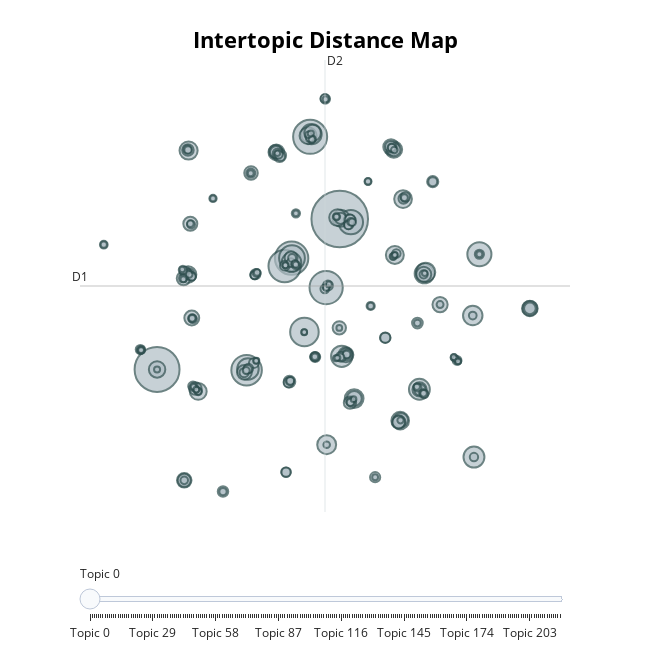

This figure's notebook cell:
### Code cell
topic_model.visualize_topics()

### Figure 1 — Plotly figure (JSON) as saved in the notebook; plotly's stock layout.template omitted (floating-point values rounded to 4 significant figures; data arrays with more than 128 entries replaced by an {"elided": "..."} marker saying what was removed)
{"data": [{"customdata": {"elided": "218x3 mixed values"}, "hovertemplate": "<b>Topic %{customdata[0]}</b><br>%{customdata[1]}<br>Size: %{customdata[2]}", "legendgroup": "", "marker": {"color": "#B0BEC5", "line": {"color": "DarkSlateGrey", "width": 2}, "size": {"elided": "218 int values"}, "sizemode": "area", "sizeref": 6.527, "symbol": "circle"}, "mode": "markers", "name": "", "orientation": "v", "showlegend": false, "type": "scatter", "x": {"elided": "218 float values"}, "xaxis": "x", "y": {"elided": "218 float values"}, "yaxis": "y"}], "layout": {"annotations": [{"showarrow": false, "text": "D1", "x": -13.8, "y": 5.402, "yshift": 10}, {"showarrow": false, "text": "D2", "x": 4.733, "xshift": 10, "y": 23.06}], "height": 650, "hoverlabel": {"bgcolor": "white", "font": {"family": "Rockwell", "size": 16}}, "legend": {"itemsizing": "constant", "tracegroupgap": 0}, "margin": {"t": 60}, "shapes": [{"line": {"color": "#CFD8DC", "width": 2}, "type": "line", "x0": 4.733, "x1": 4.733, "y0": -12.26, "y1": 23.06}, {"line": {"color": "#9E9E9E", "width": 2}, "type": "line", "x0": -13.8, "x1": 23.26, "y0": 5.402, "y1": 5.402}], "sliders": [{"active": 0, "pad": {"t": 50}, "steps": [{"args": [{"marker.color": {"elided": "1x218 str values"}}], "label": "Topic 0", "method": "update"}, {"args": [{"marker.color": {"elided": "1x218 str values"}}], "label": "Topic 1", "method": "update"}, {"args": [{"marker.color": {"elided": "1x218 str values"}}], "label": "Topic 2", "method": "update"}, {"args": [{"marker.color": {"elided": "1x218 str values"}}], "label": "Topic 3", "method": "update"}, {"args": [{"marker.color": {"elided": "1x218 str values"}}], "label": "Topic 4", "method": "update"}, {"args": [{"marker.color": {"elided": "1x218 str values"}}], "label": "Topic 5", "method": "update"}, {"args": [{"marker.color": {"elided": "1x218 str values"}}], "label": "Topic 6", "method": "update"}, {"args": [{"marker.color": {"elided": "1x218 str values"}}], "label": "Topic 7", "method": "update"}, {"args": [{"marker.color": {"elided": "1x218 str values"}}], "label": "Topic 8", "method": "update"}, {"args": [{"marker.color": {"elided": "1x218 str values"}}], "label": "Topic 9", "method": "update"}, {"args": [{"marker.color": {"elided": "1x218 str values"}}], "label": "Topic 10", "method": "update"}, {"args": [{"marker.color": {"elided": "1x218 str values"}}], "label": "Topic 11", "method": "update"}, {"args": [{"marker.color": {"elided": "1x218 str values"}}], "label": "Topic 12", "method": "update"}, {"args": [{"marker.color": {"elided": "1x218 str values"}}], "label": "Topic 13", "method": "update"}, {"args": [{"marker.color": {"elided": "1x218 str values"}}], "label": "Topic 14", "method": "update"}, {"args": [{"marker.color": {"elided": "1x218 str values"}}], "label": "Topic 15", "method": "update"}, {"args": [{"marker.color": {"elided": "1x218 str values"}}], "label": "Topic 16", "method": "update"}, {"args": [{"marker.color": {"elided": "1x218 str values"}}], "label": "Topic 17", "method": "update"}, {"args": [{"marker.color": {"elided": "1x218 str values"}}], "label": "Topic 18", "method": "update"}, {"args": [{"marker.color": {"elided": "1x218 str values"}}], "label": "Topic 19", "method": "update"}, {"args": [{"marker.color": {"elided": "1x218 str values"}}], "label": "Topic 20", "method": "update"}, {"args": [{"marker.color": {"elided": "1x218 str values"}}], "label": "Topic 21", "method": "update"}, {"args": [{"marker.color": {"elided": "1x218 str values"}}], "label": "Topic 22", "method": "update"}, {"args": [{"marker.color": {"elided": "1x218 str values"}}], "label": "Topic 23", "method": "update"}, {"args": [{"marker.color": {"elided": "1x218 str values"}}], "label": "Topic 24", "method": "update"}, {"args": [{"marker.color": {"elided": "1x218 str values"}}], "label": "Topic 25", "method": "update"}, {"args": [{"marker.color": {"elided": "1x218 str values"}}], "label": "Topic 26", "method": "update"}, {"args": [{"marker.color": {"elided": "1x218 str values"}}], "label": "Topic 27", "method": "update"}, {"args": [{"marker.color": {"elided": "1x218 str values"}}], "label": "Topic 28", "method": "update"}, {"args": [{"marker.color": {"elided": "1x218 str values"}}], "label": "Topic 29", "method": "update"}, {"args": [{"marker.color": {"elided": "1x218 str values"}}], "label": "Topic 30", "method": "update"}, {"args": [{"marker.color": {"elided": "1x218 str values"}}], "label": "Topic 31", "method": "update"}, {"args": [{"marker.color": {"elided": "1x218 str values"}}], "label": "Topic 32", "method": "update"}, {"args": [{"marker.color": {"elided": "1x218 str values"}}], "label": "Topic 33", "method": "update"}, {"args": [{"marker.color": {"elided": "1x218 str values"}}], "label": "Topic 34", "method": "update"}, {"args": [{"marker.color": {"elided": "1x218 str values"}}], "label": "Topic 35", "method": "update"}, {"args": [{"marker.color": {"elided": "1x218 str values"}}], "label": "Topic 36", "method": "update"}, {"args": [{"marker.color": {"elided": "1x218 str values"}}], "label": "Topic 37", "method": "update"}, {"args": [{"marker.color": {"elided": "1x218 str values"}}], "label": "Topic 38", "method": "update"}, {"args": [{"marker.color": {"elided": "1x218 str values"}}], "label": "Topic 39", "method": "update"}, {"args": [{"marker.color": {"elided": "1x218 str values"}}], "label": "Topic 40", "method": "update"}, {"args": [{"marker.color": {"elided": "1x218 str values"}}], "label": "Topic 41", "method": "update"}, {"args": [{"marker.color": {"elided": "1x218 str values"}}], "label": "Topic 42", "method": "update"}, {"args": [{"marker.color": {"elided": "1x218 str values"}}], "label": "Topic 43", "method": "update"}, {"args": [{"marker.color": {"elided": "1x218 str values"}}], "label": "Topic 44", "method": "update"}, {"args": [{"marker.color": {"elided": "1x218 str values"}}], "label": "Topic 45", "method": "update"}, {"args": [{"marker.color": {"elided": "1x218 str values"}}], "label": "Topic 46", "method": "update"}, {"args": [{"marker.color": {"elided": "1x218 str values"}}], "label": "Topic 47", "method": "update"}, {"args": [{"marker.color": {"elided": "1x218 str values"}}], "label": "Topic 48", "method": "update"}, {"args": [{"marker.color": {"elided": "1x218 str values"}}], "label": "Topic 49", "method": "update"}, {"args": [{"marker.color": {"elided": "1x218 str values"}}], "label": "Topic 50", "method": "update"}, {"args": [{"marker.color": {"elided": "1x218 str values"}}], "label": "Topic 51", "method": "update"}, {"args": [{"marker.color": {"elided": "1x218 str values"}}], "label": "Topic 52", "method": "update"}, {"args": [{"marker.color": {"elided": "1x218 str values"}}], "label": "Topic 53", "method": "update"}, {"args": [{"marker.color": {"elided": "1x218 str values"}}], "label": "Topic 54", "method": "update"}, {"args": [{"marker.color": {"elided": "1x218 str values"}}], "label": "Topic 55", "method": "update"}, {"args": [{"marker.color": {"elided": "1x218 str values"}}], "label": "Topic 56", "method": "update"}, {"args": [{"marker.color": {"elided": "1x218 str values"}}], "label": "Topic 57", "method": "update"}, {"args": [{"marker.color": {"elided": "1x218 str values"}}], "label": "Topic 58", "method": "update"}, {"args": [{"marker.color": {"elided": "1x218 str values"}}], "label": "Topic 59", "method": "update"}, {"args": [{"marker.color": {"elided": "1x218 str values"}}], "label": "Topic 60", "method": "update"}, {"args": [{"marker.color": {"elided": "1x218 str values"}}], "label": "Topic 61", "method": "update"}, {"args": [{"marker.color": {"elided": "1x218 str values"}}], "label": "Topic 62", "method": "update"}, {"args": [{"marker.color": {"elided": "1x218 str values"}}], "label": "Topic 63", "method": "update"}, {"args": [{"marker.color": {"elided": "1x218 str values"}}], "label": "Topic 64", "method": "update"}, {"args": [{"marker.color": {"elided": "1x218 str values"}}], "label": "Topic 65", "method": "update"}, {"args": [{"marker.color": {"elided": "1x218 str values"}}], "label": "Topic 66", "method": "update"}, {"args": [{"marker.color": {"elided": "1x218 str values"}}], "label": "Topic 67", "method": "update"}, {"args": [{"marker.color": {"elided": "1x218 str values"}}], "label": "Topic 68", "method": "update"}, {"args": [{"marker.color": {"elided": "1x218 str values"}}], "label": "Topic 69", "method": "update"}, {"args": [{"marker.color": {"elided": "1x218 str values"}}], "label": "Topic 70", "method": "update"}, {"args": [{"marker.color": {"elided": "1x218 str values"}}], "label": "Topic 71", "method": "update"}, {"args": [{"marker.color": {"elided": "1x218 str values"}}], "label": "Topic 72", "method": "update"}, {"args": [{"marker.color": {"elided": "1x218 str values"}}], "label": "Topic 73", "method": "update"}, {"args": [{"marker.color": {"elided": "1x218 str values"}}], "label": "Topic 74", "method": "update"}, {"args": [{"marker.color": {"elided": "1x218 str values"}}], "label": "Topic 75", "method": "update"}, {"args": [{"marker.color": {"elided": "1x218 str values"}}], "label": "Topic 76", "method": "update"}, {"args": [{"marker.color": {"elided": "1x218 str values"}}], "label": "Topic 77", "method": "update"}, {"args": [{"marker.color": {"elided": "1x218 str values"}}], "label": "Topic 78", "method": "update"}, {"args": [{"marker.color": {"elided": "1x218 str values"}}], "label": "Topic 79", "method": "update"}, {"args": [{"marker.color": {"elided": "1x218 str values"}}], "label": "Topic 80", "method": "update"}, {"args": [{"marker.color": {"elided": "1x218 str values"}}], "label": "Topic 81", "method": "update"}, {"args": [{"marker.color": {"elided": "1x218 str values"}}], "label": "Topic 82", "method": "update"}, {"args": [{"marker.color": {"elided": "1x218 str values"}}], "label": "Topic 83", "method": "update"}, {"args": [{"marker.color": {"elided": "1x218 str values"}}], "label": "Topic 84", "method": "update"}, {"args": [{"marker.color": {"elided": "1x218 str values"}}], "label": "Topic 85", "method": "update"}, {"args": [{"marker.color": {"elided": "1x218 str values"}}], "label": "Topic 86", "method": "update"}, {"args": [{"marker.color": {"elided": "1x218 str values"}}], "label": "Topic 87", "method": "update"}, {"args": [{"marker.color": {"elided": "1x218 str values"}}], "label": "Topic 88", "method": "update"}, {"args": [{"marker.color": {"elided": "1x218 str values"}}], "label": "Topic 89", "method": "update"}, {"args": [{"marker.color": {"elided": "1x218 str values"}}], "label": "Topic 90", "method": "update"}, {"args": [{"marker.color": {"elided": "1x218 str values"}}], "label": "Topic 91", "method": "update"}, {"args": [{"marker.color": {"elided": "1x218 str values"}}], "label": "Topic 92", "method": "update"}, {"args": [{"marker.color": {"elided": "1x218 str values"}}], "label": "Topic 93", "method": "update"}, {"args": [{"marker.color": {"elided": "1x218 str values"}}], "label": "Topic 94", "method": "update"}, {"args": [{"marker.color": {"elided": "1x218 str values"}}], "label": "Topic 95", "method": "update"}, {"args": [{"marker.color": {"elided": "1x218 str values"}}], "label": "Topic 96", "method": "update"}, {"args": [{"marker.color": {"elided": "1x218 str values"}}], "label": "Topic 97", "method": "update"}, {"args": [{"marker.color": {"elided": "1x218 str values"}}], "label": "Topic 98", "method": "update"}, {"args": [{"marker.color": {"elided": "1x218 str values"}}], "label": "Topic 99", "method": "update"}, {"args": [{"marker.color": {"elided": "1x218 str values"}}], "label": "Topic 100", "method": "update"}, {"args": [{"marker.color": {"elided": "1x218 str values"}}], "label": "Topic 101", "method": "update"}, {"args": [{"marker.color": {"elided": "1x218 str values"}}], "label": "Topic 102", "method": "update"}, {"args": [{"marker.color": {"elided": "1x218 str values"}}], "label": "Topic 103", "method": "update"}, {"args": [{"marker.color": {"elided": "1x218 str values"}}], "label": "Topic 104", "method": "update"}, {"args": [{"marker.color": {"elided": "1x218 str values"}}], "label": "Topic 105", "method": "update"}, {"args": [{"marker.color": {"elided": "1x218 str values"}}], "label": "Topic 106", "method": "update"}, {"args": [{"marker.color": {"elided": "1x218 str values"}}], "label": "Topic 107", "method": "update"}, {"args": [{"marker.color": {"elided": "1x218 str values"}}], "label": "Topic 108", "method": "update"}, {"args": [{"marker.color": {"elided": "1x218 str values"}}], "label": "Topic 109", "method": "update"}, {"args": [{"marker.color": {"elided": "1x218 str values"}}], "label": "Topic 110", "method": "update"}, {"args": [{"marker.color": {"elided": "1x218 str values"}}], "label": "Topic 111", "method": "update"}, {"args": [{"marker.color": {"elided": "1x218 str values"}}], "label": "Topic 112", "method": "update"}, {"args": [{"marker.color": {"elided": "1x218 str values"}}], "label": "Topic 113", "method": "update"}, {"args": [{"marker.color": {"elided": "1x218 str values"}}], "label": "Topic 114", "method": "update"}, {"args": [{"marker.color": {"elided": "1x218 str values"}}], "label": "Topic 115", "method": "update"}, {"args": [{"marker.color": {"elided": "1x218 str values"}}], "label": "Topic 116", "method": "update"}, {"args": [{"marker.color": {"elided": "1x218 str values"}}], "label": "Topic 117", "method": "update"}, {"args": [{"marker.color": {"elided": "1x218 str values"}}], "label": "Topic 118", "method": "update"}, {"args": [{"marker.color": {"elided": "1x218 str values"}}], "label": "Topic 119", "method": "update"}, {"args": [{"marker.color": {"elided": "1x218 str values"}}], "label": "Topic 120", "method": "update"}, {"args": [{"marker.color": {"elided": "1x218 str values"}}], "label": "Topic 121", "method": "update"}, {"args": [{"marker.color": {"elided": "1x218 str values"}}], "label": "Topic 122", "method": "update"}, {"args": [{"marker.color": {"elided": "1x218 str values"}}], "label": "Topic 123", "method": "update"}, {"args": [{"marker.color": {"elided": "1x218 str values"}}], "label": "Topic 124", "method": "update"}, {"args": [{"marker.color": {"elided": "1x218 str values"}}], "label": "Topic 125", "method": "update"}, {"args": [{"marker.color": {"elided": "1x218 str values"}}], "label": "Topic 126", "method": "update"}, {"args": [{"marker.color": {"elided": "1x218 str values"}}], "label": "Topic 127", "method": "update"}, {"args": [{"marker.color": {"elided": "1x218 str values"}}], "label": "Topic 128", "method": "update"}, {"args": [{"marker.color": {"elided": "1x218 str values"}}], "label": "Topic 129", "method": "update"}, {"args": [{"marker.color": {"elided": "1x218 str values"}}], "label": "Topic 130", "method": "update"}, {"args": [{"marker.color": {"elided": "1x218 str values"}}], "label": "Topic 131", "method": "update"}, {"args": [{"marker.color": {"elided": "1x218 str values"}}], "label": "Topic 132", "method": "update"}, {"args": [{"marker.color": {"elided": "1x218 str values"}}], "label": "Topic 133", "method": "update"}, {"args": [{"marker.color": {"elided": "1x218 str values"}}], "label": "Topic 134", "method": "update"}, {"args": [{"marker.color": {"elided": "1x218 str values"}}], "label": "Topic 135", "method": "update"}, {"args": [{"marker.color": {"elided": "1x218 str values"}}], "label": "Topic 136", "method": "update"}, {"args": [{"marker.color": {"elided": "1x218 str values"}}], "label": "Topic 137", "method": "update"}, {"args": [{"marker.color": {"elided": "1x218 str values"}}], "label": "Topic 138", "method": "update"}, {"args": [{"marker.color": {"elided": "1x218 str values"}}], "label": "Topic 139", "method": "update"}, {"args": [{"marker.color": {"elided": "1x218 str values"}}], "label": "Topic 140", "method": "update"}, {"args": [{"marker.color": {"elided": "1x218 str values"}}], "label": "Topic 141", "method": "update"}, {"args": [{"marker.color": {"elided": "1x218 str values"}}], "label": "Topic 142", "method": "update"}, {"args": [{"marker.color": {"elided": "1x218 str values"}}], "label": "Topic 143", "method": "update"}, {"args": [{"marker.color": {"elided": "1x218 str values"}}], "label": "Topic 144", "method": "update"}, {"args": [{"marker.color": {"elided": "1x218 str values"}}], "label": "Topic 145", "method": "update"}, {"args": [{"marker.color": {"elided": "1x218 str values"}}], "label": "Topic 146", "method": "update"}, {"args": [{"marker.color": {"elided": "1x218 str values"}}], "label": "Topic 147", "method": "update"}, {"args": [{"marker.color": {"elided": "1x218 str values"}}], "label": "Topic 148", "method": "update"}, {"args": [{"marker.color": {"elided": "1x218 str values"}}], "label": "Topic 149", "method": "update"}, {"args": [{"marker.color": {"elided": "1x218 str values"}}], "label": "Topic 150", "method": "update"}, {"args": [{"marker.color": {"elided": "1x218 str values"}}], "label": "Topic 151", "method": "update"}, {"args": [{"marker.color": {"elided": "1x218 str values"}}], "label": "Topic 152", "method": "update"}, {"args": [{"marker.color": {"elided": "1x218 str values"}}], "label": "Topic 153", "method": "update"}, {"args": [{"marker.color": {"elided": "1x218 str values"}}], "label": "Topic 154", "method": "update"}, {"args": [{"marker.color": {"elided": "1x218 str values"}}], "label": "Topic 155", "method": "update"}, {"args": [{"marker.color": {"elided": "1x218 str values"}}], "label": "Topic 156", "method": "update"}, {"args": [{"marker.color": {"elided": "1x218 str values"}}], "label": "Topic 157", "method": "update"}, {"args": [{"marker.color": {"elided": "1x218 str values"}}], "label": "Topic 158", "method": "update"}, {"args": [{"marker.color": {"elided": "1x218 str values"}}], "label": "Topic 159", "method": "update"}, {"args": [{"marker.color": {"elided": "1x218 str values"}}], "label": "Topic 160", "method": "update"}, {"args": [{"marker.color": {"elided": "1x218 str values"}}], "label": "Topic 161", "method": "update"}, {"args": [{"marker.color": {"elided": "1x218 str values"}}], "label": "Topic 162", "method": "update"}, {"args": [{"marker.color": {"elided": "1x218 str values"}}], "label": "Topic 163", "method": "update"}, {"args": [{"marker.color": {"elided": "1x218 str values"}}], "label": "Topic 164", "method": "update"}, {"args": [{"marker.color": {"elided": "1x218 str values"}}], "label": "Topic 165", "method": "update"}, {"args": [{"marker.color": {"elided": "1x218 str values"}}], "label": "Topic 166", "method": "update"}, {"args": [{"marker.color": {"elided": "1x218 str values"}}], "label": "Topic 167", "method": "update"}, {"args": [{"marker.color": {"elided": "1x218 str values"}}], "label": "Topic 168", "method": "update"}, {"args": [{"marker.color": {"elided": "1x218 str values"}}], "label": "Topic 169", "method": "update"}, {"args": [{"marker.color": {"elided": "1x218 str values"}}], "label": "Topic 170", "method": "update"}, {"args": [{"marker.color": {"elided": "1x218 str values"}}], "label": "Topic 171", "method": "update"}, {"args": [{"marker.color": {"elided": "1x218 str values"}}], "label": "Topic 172", "method": "update"}, {"args": [{"marker.color": {"elided": "1x218 str values"}}], "label": "Topic 173", "method": "update"}, {"args": [{"marker.color": {"elided": "1x218 str values"}}], "label": "Topic 174", "method": "update"}, {"args": [{"marker.color": {"elided": "1x218 str values"}}], "label": "Topic 175", "method": "update"}, {"args": [{"marker.color": {"elided": "1x218 str values"}}], "label": "Topic 176", "method": "update"}, {"args": [{"marker.color": {"elided": "1x218 str values"}}], "label": "Topic 177", "method": "update"}, {"args": [{"marker.color": {"elided": "1x218 str values"}}], "label": "Topic 178", "method": "update"}, {"args": [{"marker.color": {"elided": "1x218 str values"}}], "label": "Topic 179", "method": "update"}, {"args": [{"marker.color": {"elided": "1x218 str values"}}], "label": "Topic 180", "method": "update"}, {"args": [{"marker.color": {"elided": "1x218 str values"}}], "label": "Topic 181", "method": "update"}, {"args": [{"marker.color": {"elided": "1x218 str values"}}], "label": "Topic 182", "method": "update"}, {"args": [{"marker.color": {"elided": "1x218 str values"}}], "label": "Topic 183", "method": "update"}, {"args": [{"marker.color": {"elided": "1x218 str values"}}], "label": "Topic 184", "method": "update"}, {"args": [{"marker.color": {"elided": "1x218 str values"}}], "label": "Topic 185", "method": "update"}, {"args": [{"marker.color": {"elided": "1x218 str values"}}], "label": "Topic 186", "method": "update"}, {"args": [{"marker.color": {"elided": "1x218 str values"}}], "label": "Topic 187", "method": "update"}, {"args": [{"marker.color": {"elided": "1x218 str values"}}], "label": "Topic 188", "method": "update"}, {"args": [{"marker.color": {"elided": "1x218 str values"}}], "label": "Topic 189", "method": "update"}, {"args": [{"marker.color": {"elided": "1x218 str values"}}], "label": "Topic 190", "method": "update"}, {"args": [{"marker.color": {"elided": "1x218 str values"}}], "label": "Topic 191", "method": "update"}, {"args": [{"marker.color": {"elided": "1x218 str values"}}], "label": "Topic 192", "method": "update"}, {"args": [{"marker.color": {"elided": "1x218 str values"}}], "label": "Topic 193", "method": "update"}, {"args": [{"marker.color": {"elided": "1x218 str values"}}], "label": "Topic 194", "method": "update"}, {"args": [{"marker.color": {"elided": "1x218 str values"}}], "label": "Topic 195", "method": "update"}, {"args": [{"marker.color": {"elided": "1x218 str values"}}], "label": "Topic 196", "method": "update"}, {"args": [{"marker.color": {"elided": "1x218 str values"}}], "label": "Topic 197", "method": "update"}, {"args": [{"marker.color": {"elided": "1x218 str values"}}], "label": "Topic 198", "method": "update"}, {"args": [{"marker.color": {"elided": "1x218 str values"}}], "label": "Topic 199", "method": "update"}, {"args": [{"marker.color": {"elided": "1x218 str values"}}], "label": "Topic 200", "method": "update"}, {"args": [{"marker.color": {"elided": "1x218 str values"}}], "label": "Topic 201", "method": "update"}, {"args": [{"marker.color": {"elided": "1x218 str values"}}], "label": "Topic 202", "method": "update"}, {"args": [{"marker.color": {"elided": "1x218 str values"}}], "label": "Topic 203", "method": "update"}, {"args": [{"marker.color": {"elided": "1x218 str values"}}], "label": "Topic 204", "method": "update"}, {"args": [{"marker.color": {"elided": "1x218 str values"}}], "label": "Topic 205", "method": "update"}, {"args": [{"marker.color": {"elided": "1x218 str values"}}], "label": "Topic 206", "method": "update"}, {"args": [{"marker.color": {"elided": "1x218 str values"}}], "label": "Topic 207", "method": "update"}, {"args": [{"marker.color": {"elided": "1x218 str values"}}], "label": "Topic 208", "method": "update"}, {"args": [{"marker.color": {"elided": "1x218 str values"}}], "label": "Topic 209", "method": "update"}, {"args": [{"marker.color": {"elided": "1x218 str values"}}], "label": "Topic 210", "method": "update"}, {"args": [{"marker.color": {"elided": "1x218 str values"}}], "label": "Topic 211", "method": "update"}, {"args": [{"marker.color": {"elided": "1x218 str values"}}], "label": "Topic 212", "method": "update"}, {"args": [{"marker.color": {"elided": "1x218 str values"}}], "label": "Topic 213", "method": "update"}, {"args": [{"marker.color": {"elided": "1x218 str values"}}], "label": "Topic 214", "method": "update"}, {"args": [{"marker.color": {"elided": "1x218 str values"}}], "label": "Topic 215", "method": "update"}, {"args": [{"marker.color": {"elided": "1x218 str values"}}], "label": "Topic 216", "method": "update"}, {"args": [{"marker.color": {"elided": "1x218 str values"}}], "label": "Topic 217", "method": "update"}]}], "title": {"font": {"color": "Black", "size": 22}, "text": "<b>Intertopic Distance Map</b>", "x": 0.5, "xanchor": "center", "y": 0.95, "yanchor": "top"}, "width": 650, "xaxis": {"anchor": "y", "domain": [0, 1], "range": [-13.8, 23.26], "title": {"text": ""}, "visible": false}, "yaxis": {"anchor": "x", "domain": [0, 1], "range": [-12.26, 23.06], "title": {"text": ""}, "visible": false}}}
